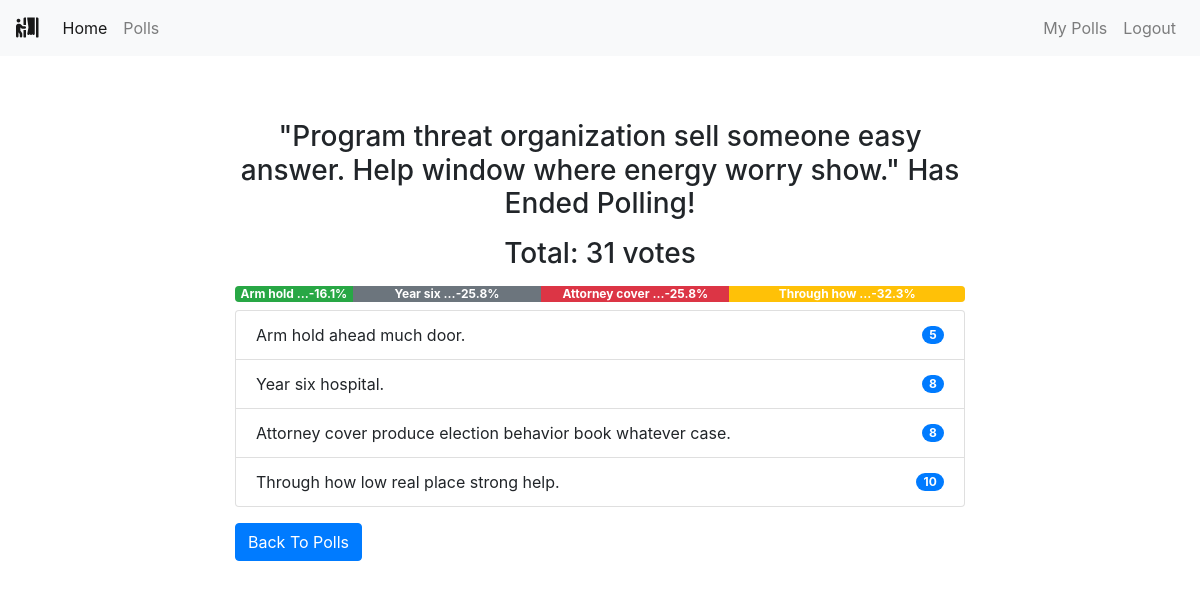
The page /polls/end/24/ (signed in) on the database its author committed.
### polls/models.py (models this page shows, shortened)
class Poll(models.Model):
    owner = models.ForeignKey(User, on_delete=models.CASCADE)
    text = models.TextField()
    pub_date = models.DateTimeField(default=timezone.now)
    active = models.BooleanField(default=True)
    created_at = models.DateTimeField(auto_now_add=True)
    @property
    def get_vote_count(self):
        return self.vote_set.count()
    def get_result_dict(self):
        res = []
        for choice in self.choice_set.all():
            d = {}
            alert_class = ['primary', 'secondary', 'success',
                           'danger', 'dark', 'warning', 'info']
            d['alert_class'] = secrets.choice(alert_class)
            d['text'] = choice.choice_text
            d['num_votes'] = choice.get_vote_count
            if not self.get_vote_count:
                d['percentage'] = 0
            else:
                d['percentage'] = (choice.get_vote_count /
                                   self.get_vote_count)*100
            res.append(d)
        return res

class Choice(models.Model):
    poll = models.ForeignKey(Poll, on_delete=models.CASCADE)
    choice_text = models.CharField(max_length=255)
    created_at = models.DateTimeField(auto_now_add=True)
    updated_at = models.DateTimeField(auto_now=True)
    @property
    def get_vote_count(self):
        return self.vote_set.count()

### polls/views.py (the view)
# urls.py: path('end/<int:poll_id>/', views.end_poll, name='end_poll'),
@login_required
def end_poll(request, poll_id):
    poll = get_object_or_404(Poll, pk=poll_id)
    if request.user != poll.owner:
        return redirect('home')
    if poll.active is True:
        poll.active = False
        poll.save()
        return render(request, 'polls/poll_result.html', {'poll': poll})
    else:
        return render(request, 'polls/poll_result.html', {'poll': poll})

### polls/templates/polls/poll_result.html
{% extends 'base.html' %}
{% block content %}
<div class="container">
    {% if messages %}
    <div class="messages">
        {% for message in messages %}
        <div {% if message.tags %} class="{{ message.tags }}" {% endif %}>{{ message }}
            <button type="button" class="close" data-dismiss="alert" aria-label="Close">
                <span aria-hidden="true">&times;</span>
            </button>
        </div>
        {% endfor %}
    </div>
    {% else %}
    <div class="row">
        <div class="col-md-8 offset-sm-2">
            {% if poll.active %}
            <h3 class="mt-3 mb-3 text-center">Result for: {{ poll.text }}</h3>
            {% else %}
            <h3 class="mt-3 mb-3 text-center">"{{ poll.text }}" Has Ended Polling!</h3>
            {% endif %}
            <h3 class="mb-2 text-center">Total: {{ poll.get_vote_count }} votes</h3>
            <div class="progress mt-3 mb-2">
                {% for choice in poll.get_result_dict %}
                <div class="progress-bar bg-{{ choice.alert_class }}" role="progressbar" style="width: {{ choice.percentage }}%;"
                    aria-valuenow="30" aria-valuemin="0" aria-valuemax="100"><b>
                        {{choice.text|truncatewords:2}}-{{choice.percentage|floatformat}}%</b>
                </div>
                {% endfor %}
            </div>
            <ul class="list-group">
                {% for choice in poll.choice_set.all %}
                <li class="list-group-item d-flex justify-content-between align-items-center">
                    {{ choice.choice_text }}
                    <span class="badge badge-primary badge-pill">{{ choice.get_vote_count }}</span>
                </li>
                {% endfor %}
            </ul>
            {% endif %}
            <a class="btn btn-primary mt-3" href="{% url 'polls:list' %}" role="button">Back To Polls</a>
        </div>
    </div>
</div>
{% endblock content %}

### rows shown on the page
Poll: text "Program threat organization sell someone easy answer. Help window where energy worry show.", get_vote_count "31"
Choice: text "Arm hold …", choice_text "Arm hold ahead much door.", get_vote_count "5"
Choice: text "Year six …", choice_text "Year six hospital.", get_vote_count "8"
Choice: text "Attorney cover …", choice_text "Attorney cover produce election behavior book whatever case.", get_vote_count "8"
Choice: text "Through how …", choice_text "Through how low real place strong help.", get_vote_count "10"

### other values the page prints
{{ choice.percentage|floatformat }} "16.1" "25.8" "25.8" "32.3"
